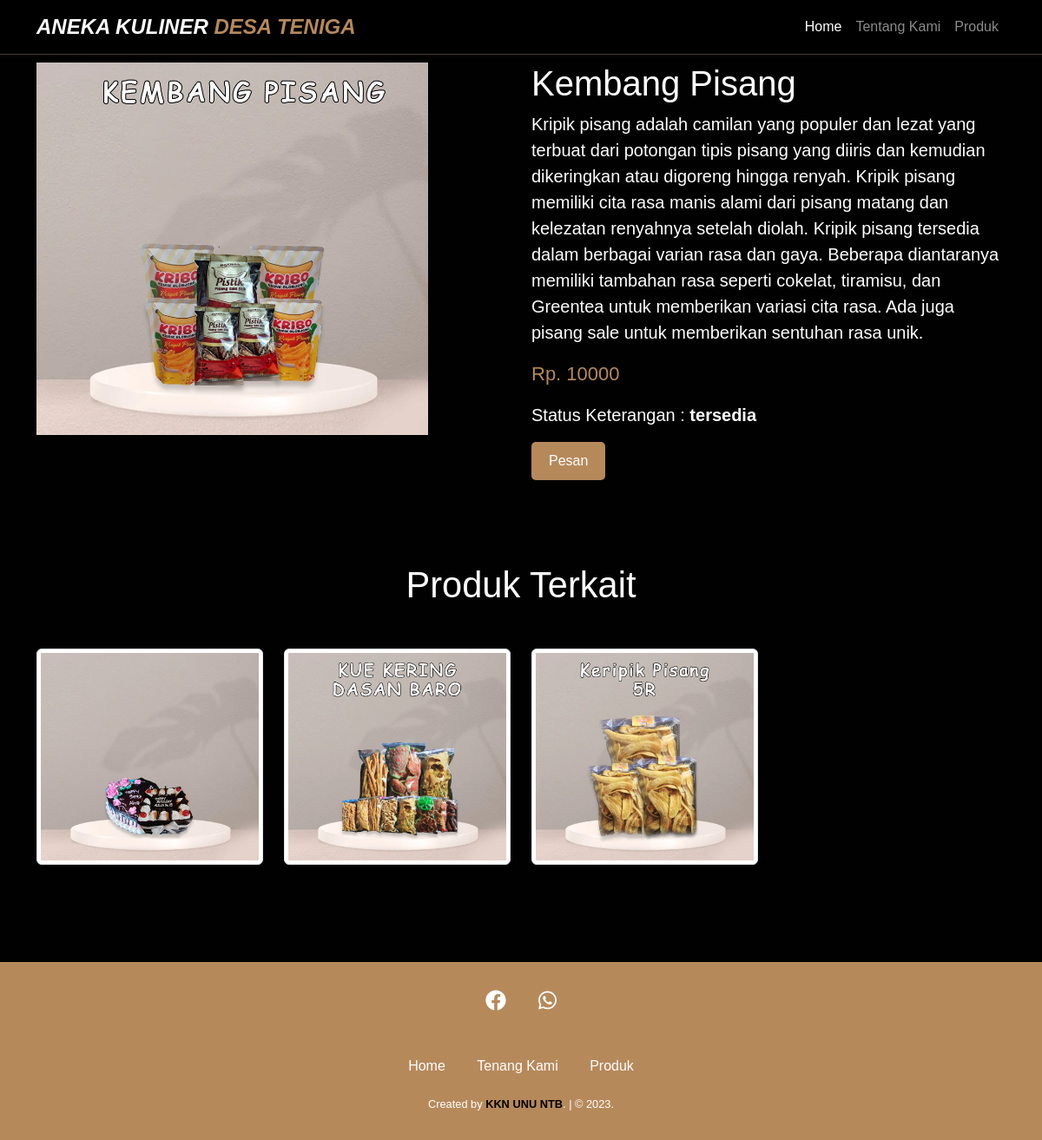
/produk-detail.php?nama=Kembang Pisang, run on the app's committed database.
### tables this page shows
CREATE TABLE `produk` (
  `id` int(11) NOT NULL,
  `kategori_id` int(11) NOT NULL,
  `nama` varchar(255) NOT NULL,
  `harga` double NOT NULL,
  `foto` varchar(255) DEFAULT NULL,
  `detail` text DEFAULT NULL,
  `stok` enum('habis','tersedia') DEFAULT 'tersedia'
);

### produk-detail.php (the view, shortened to what this page needs)
<?php
require 'connection.php';
$nama = htmlspecialchars($_GET['nama']);
$queryProduk = mysqli_query($con, "SELECT * FROM produk WHERE nama='$nama'");
$produk = mysqli_fetch_array($queryProduk);
$queryProdukTerkait = mysqli_query($con, "SELECT * FROM produk WHERE kategori_id='$produk[kategori_id]' AND id!='$produk[id]' LIMIT 4");
?>
<!DOCTYPE html>
<html lang="en">
<head>
  <link rel="stylesheet" href="bootstrap/css/bootstrap.min.css">
  <link rel="stylesheet" href="fontawesome/css/all.min.css">
  <link rel="stylesheet" href="css/style.css">
</head>
</head>
<body>
  <?php require 'navbar.php' ?>
  <div class="container-fluid py-5 ">
    <div class="container">
      <div class="row">
        <div class="col-lg-5 mb-4 mt-4">
          <img src="image/<?php echo $produk['foto']; ?>" class="w-100" alt="">
        </div>
        <div class="col-lg-6 offset-lg-1 mt-4">
          <h1>
            <?php echo $produk['nama']; ?>
          </h1>
          <p class="fs-5">
            <?php echo $produk['detail']; ?>
          </p>
          <p class="text-harga">Rp.
            <?php echo $produk['harga']; ?>
          </p>
          <p class="fs-5">Status Keterangan : <strong>
              <?php echo $produk['stok']; ?>
            </strong></p>
          <a href="https://api.whatsapp.com/send?phone=6287858943434" class="btn btn-wa"
            style="background-color: #b6895b;">
            Pesan
          </a>
        </div>
      </div>
    </div>
  </div>
  <div class="container-fluid py-5">
    <div class="container">
      <h2 class="text-center text-withe">Produk Terkait</h2>
      <div class="row">
        <?php while ($data = mysqli_fetch_array($queryProdukTerkait)) { ?>
          <div class="col-md-6 col-lg-3 mb-3">
            <a href="produk-detail.php?nama=<?php echo $data['nama']; ?>">
              <img src="image/<?php echo $data['foto'] ?>" alt="" class="img-fluid img-thumbnail produk-terkait-image">
            </a>
          </div>
        <?php } ?>
      </div>
    </div>
  </div>
  <?php require 'footer.php' ?>
</body>
</html>

### css/style.css (style rules this page uses)
body { font-family: "poppins", sans-serif; background-color: #010101; color: #fff; }
h2 { font-size: 2.6rem; margin-bottom: 3rem; }
.text-harga { font-size: 22px; color: #b6895b; }
.produk-terkait-image { height: 100%; width: 100%; object-fit: cover; object-position: center; }
.btn-wa { color: #fff; padding: 10px 20px; border: none; border-radius: 5px; text-decoration: none; display: inline-block; transition: background-color 0.3s ease; }

### produk-detail.php (style rules this page uses)
.produk-terkait-image { transition: transform 0.3s; }

### data on the page
produk: foto (picture), nama "Kembang Pisang", detail "Kripik pisang adalah camilan yang populer dan lezat yang terbuat dari potongan tipis pisang yang diiris dan kemudian dikeringkan atau digoreng hingga renyah. Kripik pisang memiliki cita rasa manis alami dari pisang matang dan kelezatan renyahnya setelah diolah. Kripik pisang tersedia dalam berbagai varian rasa dan gaya. Beberapa diantaranya memiliki tambahan rasa seperti cokelat, tiramisu, dan Greentea untuk memberikan variasi cita rasa. Ada juga pisang sale untuk memberikan sentuhan rasa unik.", harga "10000", stok "tersedia"
produk: foto (picture)
produk: foto (picture)
produk: foto (picture)
